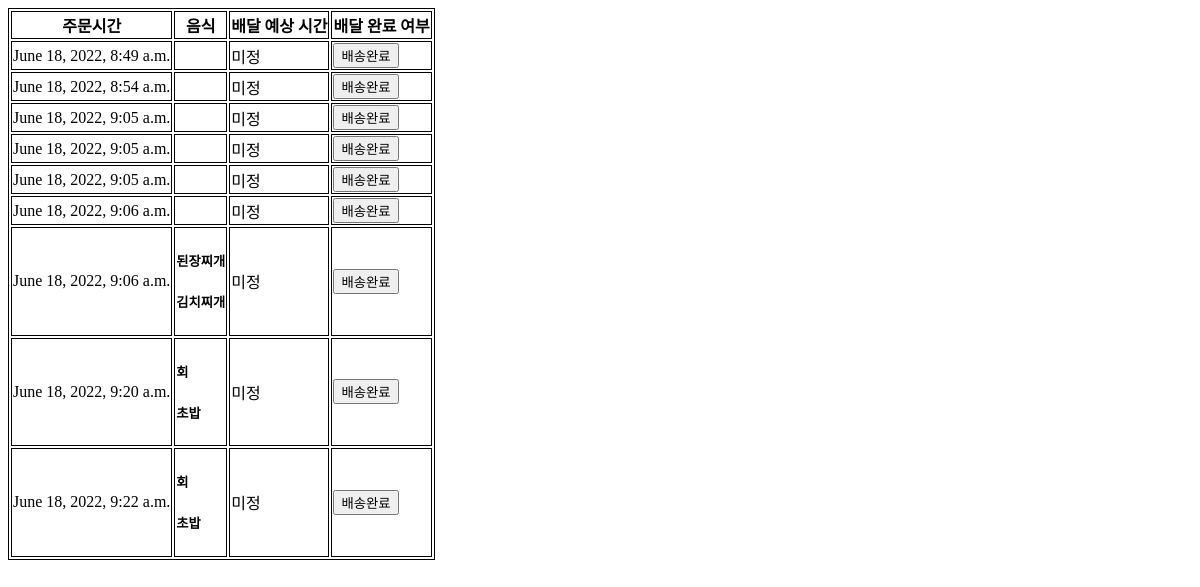
The page /delivery/orders/ on the database as committed earlier.
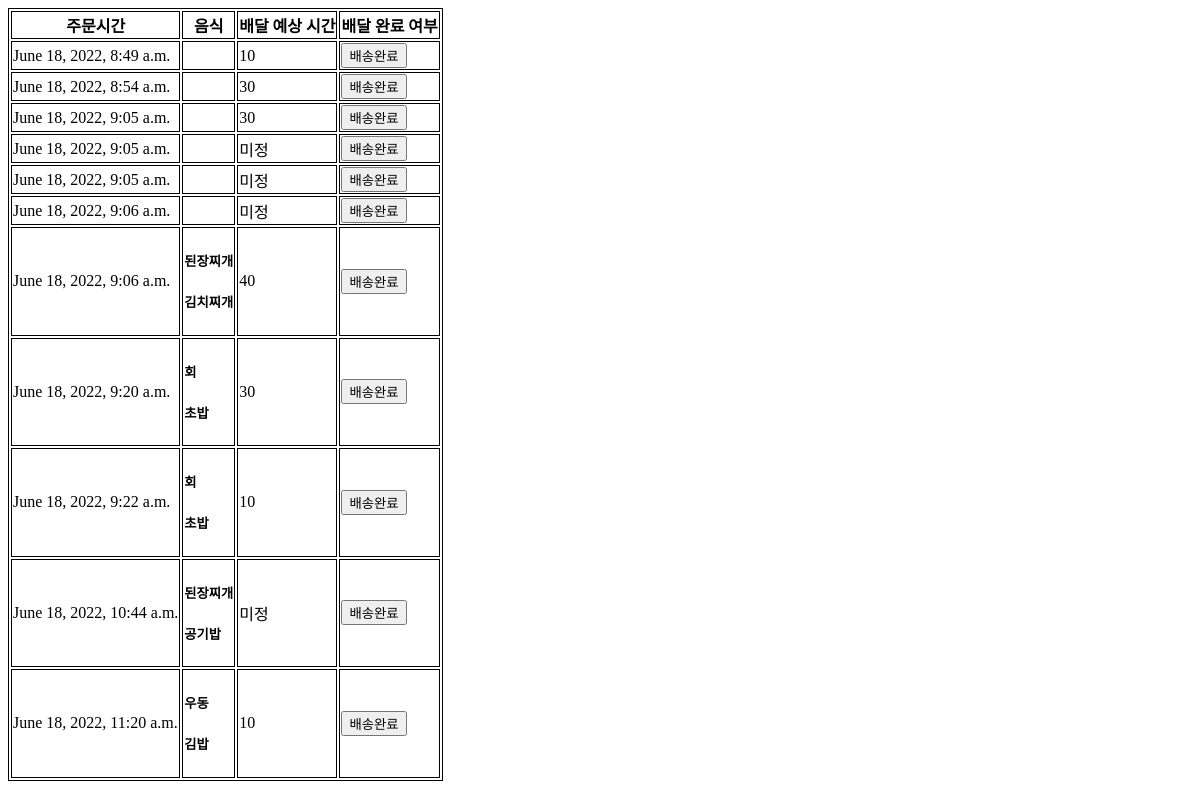
The same page on the database as committed later.
### order/models.py (models this page shows)
class Orders(models.Model):
    shop=models.ForeignKey(Shop,on_delete=models.CASCADE)
    order_date=models.DateTimeField('date ordered')
    address=models.CharField(max_length=40)
    estimated_time=models.IntegerField(default=-1)
    deliver_finish=models.BooleanField(default=0)

class Order_foodlist(models.Model):
    order=models.ForeignKey(Orders,on_delete=models.CASCADE)
    food_name=models.CharField(max_length=20)

### delivery/views.py (the view)
# urls.py: path('orders/',views.orders,name="orders"),
@csrf_exempt
def orders(request):
    if request.method=='GET':
        order_list=Orders.objects.all()
        return render(request,"delivery/order_list.html",{"order_list":order_list})
    elif request.method=='POST':
        order_item=Orders.objects.get(pk=int(request.POST["order_id"]))
        order_item.deliver_finish=1
        order_item.save()
        return render(request, "delivery/success.html")

### delivery/templates/delivery/order_list.html (shortened to what this page needs)
<!DOCTYPE html>
<html lang="en">
<head>
</head>
<body>
    <table style="border: 1px solid black;">
        <tr style="border: 1px solid black;">
            <th style="border: 1px solid black;">주문시간</th>
            <th style="border: 1px solid black;">음식</th>
            <th style="border: 1px solid black;">배달 예상 시간</th>
            <th style="border: 1px solid black;">배달 완료 여부</th>
        </tr>
        {% for order in order_list %}
        <tr style="border: 1px solid black;">
            <td style="border: 1px solid black;">
                {{order.order_date}}
            </td>
            <td style="border: 1px solid black;">
                {%for food in order.order_foodlist_set.all %}
                <h5>{{food.food_name}}</h5>
                {% endfor %}
            </td>
            <td style="border: 1px solid black;">
            {%if order.estimated_time == -1%}
                미정
            {%else%}
                {{order.estimated_time}}
            {%endif%}
            </td>
            <td style="border: 1px solid black;">
            {%if order.deliver_finish == 0 %}
                <form action="{%url 'orders' %}"method='post'>
                    <input type="submit" value="배송완료">
                </form>
            {% else %}
                배달 완료
            {%endif%}
            </td>
        </tr>
        {% endfor %}
    </table>
</body>
</html>

Rows that differ between the two databases and show on the page:
changed Orders "June 18, 2022, 8:49 a.m.": estimated_time (not shown) → "10"; no longer shows "미정"
changed Orders "June 18, 2022, 8:54 a.m.": estimated_time (not shown) → "30"; no longer shows "미정"
changed Orders (number 3 of 11 on the later page): estimated_time (not shown) → "30"; no longer shows "미정"
changed Orders (number 7 of 11 on the later page): estimated_time (not shown) → "40"; no longer shows "미정"
changed Orders "June 18, 2022, 9:20 a.m.": estimated_time (not shown) → "30"; no longer shows "미정"
changed Orders "June 18, 2022, 9:22 a.m.": estimated_time (not shown) → "10"; no longer shows "미정"
added Orders: order_date "June 18, 2022, 10:44 a.m.", estimated_time "미정"
added Order_foodlist: food_name "된장찌개", shown under "June 18, 2022, 10:44 a.m."
added Order_foodlist: food_name "공기밥", shown under "June 18, 2022, 10:44 a.m."
added Orders: order_date "June 18, 2022, 11:20 a.m.", estimated_time "10"
added Order_foodlist: food_name "우동", shown under "June 18, 2022, 11:20 a.m."
added Order_foodlist: food_name "김밥", shown under "June 18, 2022, 11:20 a.m."
